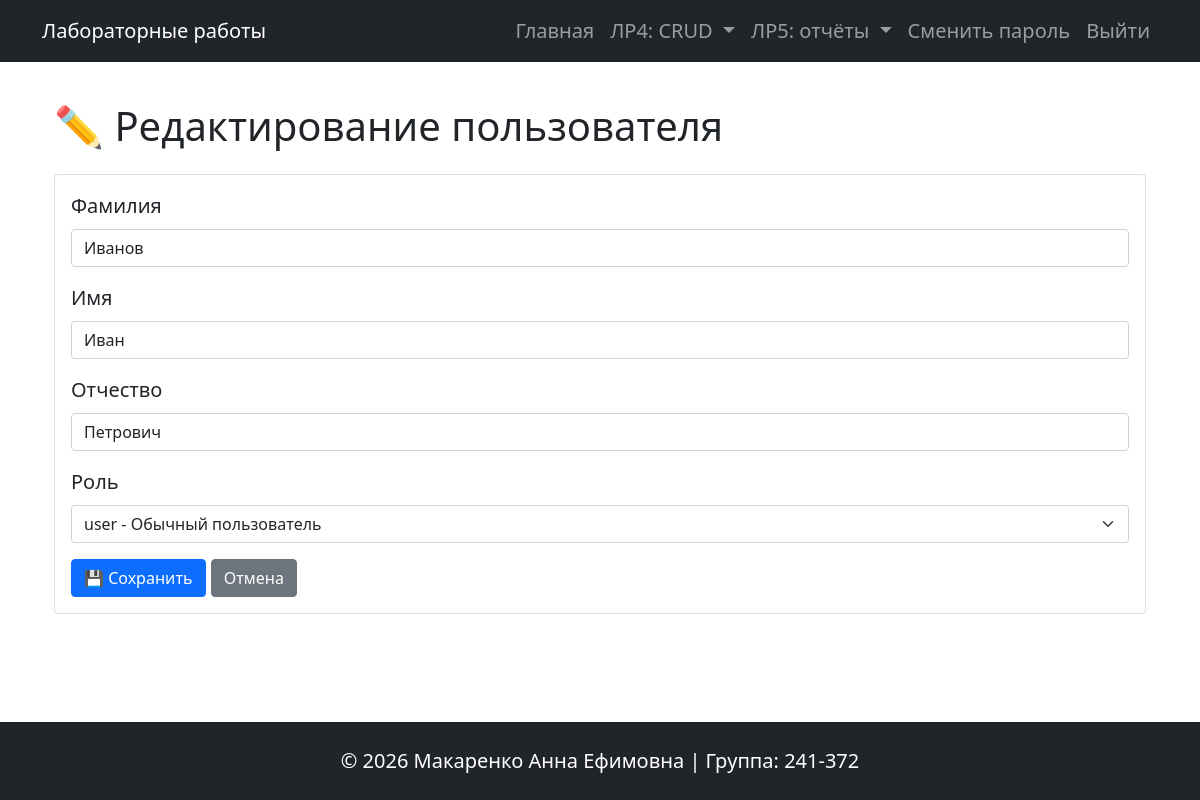
The page /users/2/edit (signed in) on the database its author committed.
### database.py (models this page shows, shortened)
class User(db.Model):
    __tablename__ = 'users'
    id = db.Column(db.Integer, primary_key=True)
    username = db.Column(db.String(80), unique=True, nullable=False)
    password_hash = db.Column(db.String(200), nullable=False)
    last_name = db.Column(db.String(100))
    first_name = db.Column(db.String(100), nullable=False)
    patronymic = db.Column(db.String(100))
    created_at = db.Column(db.DateTime, default=datetime.utcnow)
    roles = db.relationship('Role', secondary=user_roles, backref=db.backref('users', lazy='dynamic'))
    visits = db.relationship('VisitLog', backref='user', lazy='dynamic')
    @property
    def is_authenticated(self):
        return True
    def has_role(self, role_name):
        return any(role.name == role_name for role in self.roles)

### app.py (the view, shortened to what this page needs)
@app.route('/users/<int:user_id>/edit', methods=['GET', 'POST'])
@login_required
def user_edit(user_id):
    user = db.session.get(User, user_id)
    if not user:
        flash('Пользователь не найден', 'danger')
        return redirect(url_for('user_list'))
    if not current_user.has_role('admin') and current_user.id != user.id:
        flash('У вас недостаточно прав для доступа к данной странице.', 'danger')
        return redirect(url_for('index'))
    roles = Role.query.all()
    errors = {}
    return render_template('user_form.html', user=user, roles=roles, errors=errors)

### app.py (called while the page is built)
def log_visit(path):
    try:
        log = VisitLog(
            path=path,
            user_id=current_user.id if current_user.is_authenticated else None
        )
        db.session.add(log)
        db.session.commit()
    except Exception:
        db.session.rollback()

@app.before_request
def before_request():
    if not request.path.startswith('/static') and not request.path.startswith('/visit-logs'):
        log_visit(request.path)

@login_manager.user_loader
def load_user(user_id):
    return db.session.get(User, int(user_id))

### templates/user_form.html (shortened to what this page needs)
{% extends 'base.html' %}
{% block content %}
<div class="container">
    <h1 class="my-4">{% if user %}✏️ Редактирование пользователя{% else %}➕ Создание пользователя{% endif %}</h1>
    <div class="card">
        <div class="card-body">
            <form method="POST">
                <div class="mb-3">
                    <label for="last_name" class="form-label">Фамилия</label>
                    <input type="text" class="form-control {% if errors.last_name %}is-invalid{% endif %}" id="last_name" name="last_name" value="{{ user.last_name if user else '' }}" required>
                </div>
                <div class="mb-3">
                    <label for="first_name" class="form-label">Имя</label>
                    <input type="text" class="form-control {% if errors.first_name %}is-invalid{% endif %}" id="first_name" name="first_name" value="{{ user.first_name if user else '' }}" required>
                </div>
                <div class="mb-3">
                    <label for="patronymic" class="form-label">Отчество</label>
                    <input type="text" class="form-control" id="patronymic" name="patronymic" value="{{ user.patronymic if user else '' }}">
                </div>
                <div class="mb-3">
                    <label for="role_id" class="form-label">Роль</label>
                    <select class="form-select" id="role_id" name="role_id" {% if user and not current_user.has_role('admin') %}disabled{% endif %}>
                        {% for role in roles %}
                            <option value="{{ role.id }}" {% if user and role in user.roles %}selected{% endif %}>{{ role.name }} - {{ role.description }}</option>
                        {% endfor %}
                    </select>
                </div>
                <button type="submit" class="btn btn-primary">💾 Сохранить</button>
                <a href="{{ url_for('user_list') }}" class="btn btn-secondary">Отмена</a>
            </form>
        </div>
    </div>
</div>
{% endblock %}

### static/styles.css (style rules this page uses)
body { font-size: 1.25rem; }

### templates/base.html (style rules this page uses)
html, body { height: 100%; }
body { display: flex; flex-direction: column; }

### rows shown on the page
User: last_name "Иванов", first_name "Иван", patronymic "Петрович"

### other values the page prints
form field role_id "user - Обычный пользователь"
